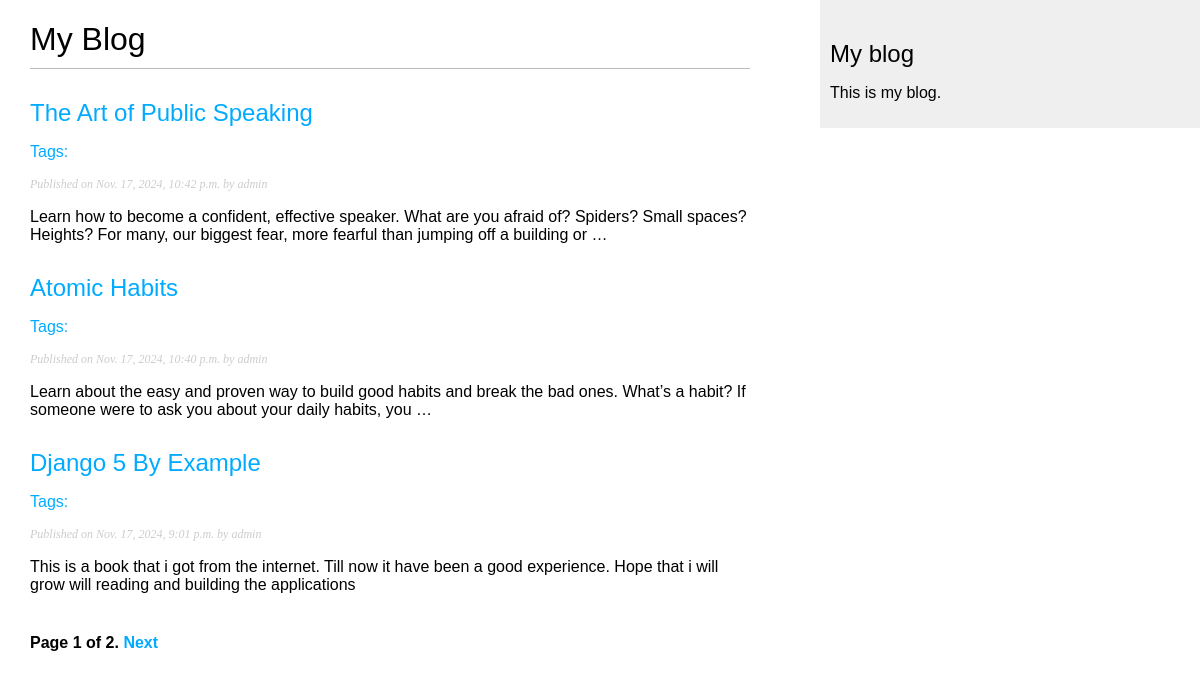
/blog/, run on an earlier commit of the app's database.
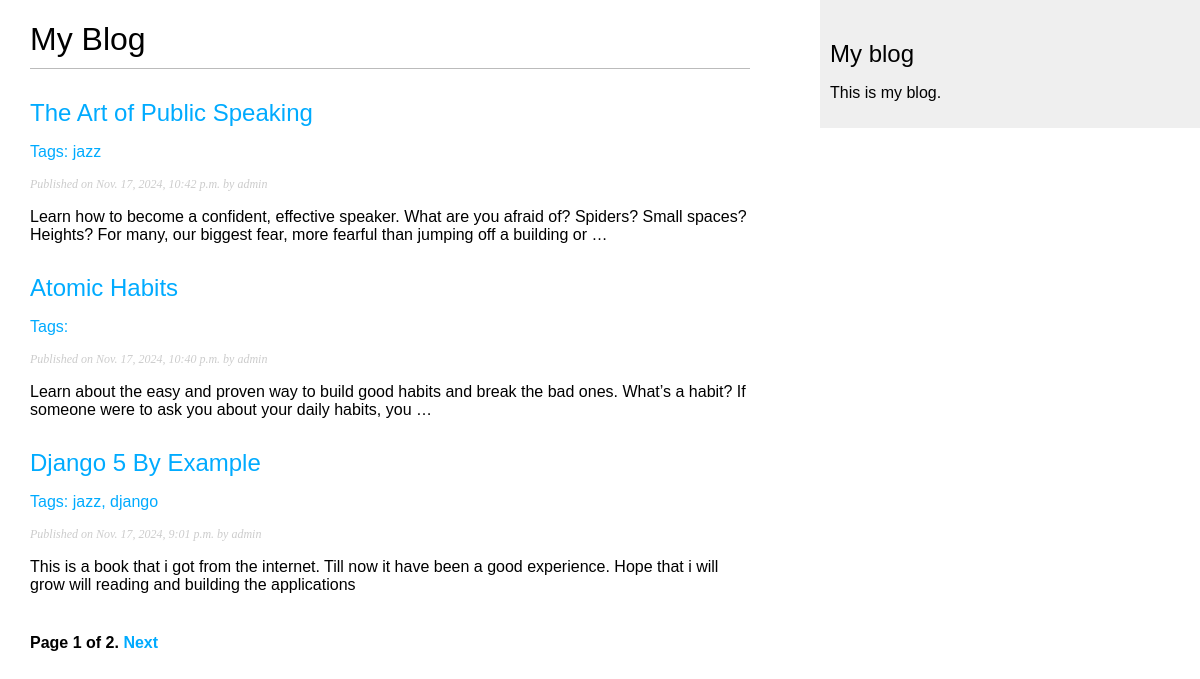
And on a later commit of the database.
### blog/models.py (models this page shows, shortened)
class Post(models.Model):
    class Status(models.TextChoices):
        DRAFT = 'DF', 'Draft'
        PUBLISHED = 'PB', 'Published'
    title = models.CharField(max_length=250)
    slug = models.SlugField(
        max_length=250,
        unique_for_date='publish'
    )
    author = models.ForeignKey(
        settings.AUTH_USER_MODEL,
        on_delete=models.CASCADE,
        related_name='blog_posts'
    )
    body = models.TextField()
    publish = models.DateTimeField(default=timezone.now)
    created = models.DateTimeField(auto_now_add=True)
    updated = models.DateTimeField(auto_now=True)
    status = models.CharField(
        max_length=2,
        choices=Status,
        default=Status.DRAFT
    )
    tags = TaggableManager()
    objects = models.Manager() # The default manager.
    published = PublishedManager() # Our custom manager.
    class Meta:
        ordering = ['-publish']
        indexes = [
            models.Index(fields=['-publish']),
        ]
    def get_absolute_url(self):
        return reverse(
            'blog:post_detail',
            args=[
                self.publish.year,
                self.publish.month,
                self.publish.day,
                self.slug
            ]
        )

### blog/views.py (the view)
# urls.py: path('', views.post_list, name='post_list'),
def post_list(request, tag_slug=None):
    post_list = Post.published.all()
    tag = None
    if tag_slug:
        tag = get_object_or_404(Tag, slug=tag_slug)
        post_list = post_list.filter(tags__in=[tag])
    paginator = Paginator(post_list, 3)
    page_number = request.GET.get('page', 1)
    try:
        posts = paginator.page(page_number)
    except PageNotAnInteger:
        posts = paginator.page(1)
    except EmptyPage:
        posts = paginator.page(paginator.num_pages)
    return render(
        request,
        'blog/post/list.html',
        {
            'posts': posts,
            'tag': tag,
        }
    )

### blog/models.py (called while the page is built)
    def get_queryset(self):
        return (
            super().get_queryset().filter(status=Post.Status.PUBLISHED)
        )

### blog/templates/blog/post/list.html (shortened to what this page needs)
{% extends "blog/base.html" %}
{% block content %}
    <h1>My Blog</h1>
    {% for post in posts %}
        <h2>
            <a href="{{ post.get_absolute_url }}">{{ post.title }}</a>
        </h2>
        <p class="tags"">Tags: <span style="color:#00abff;">
            {% for tag in post.tags.all %}
                <a href="{% url "blog:post_list_by_tag" tag.slug %}">{{ tag.name }}</a>{% if not forloop.last %}, {% endif %}
            {% endfor %}
        </span></p>
        <p class="date">
            Published on {{ post.publish }}
            by {{ post.author }}
        </p>
        {{ post.body|truncatewords:30|linebreaks }}
    {% endfor %}
    {% include "pagination.html" with page=posts %}
{% endblock content %}

### blog/templates/blog/base.html (shortened to what this page needs)
{% load static %}
<!DOCTYPE html>
<html>
<head>
 <link href="{% static "css/blog.css" %}" rel="stylesheet">
</head>
<body>
    <div id="content">
        {% block content %}
        {% endblock content %}
    </div>
    <div id="sidebar">
        <h2>My blog</h2>
        <p>This is my blog.</p>
    </div>
</body>
</html>

### blog/templates/pagination.html (shortened to what this page needs)
<div class="pagination">
    <span class="step-links">
        <span class="current">
            Page {{ page.number }} of {{ page.paginator.num_pages }}.
        </span>
        {% if page.has_next %}
            <a href="?page={{ page.next_page_number }}">Next</a>
        {% endif %}
    </span>
</div>

### blog/static/css/blog.css (style rules this page uses)
body { margin:0; padding:0; font-family:helvetica, sans-serif; }
a { color:#00abff; text-decoration:none; }
h1 { font-weight:normal; border-bottom:1px solid #bbb; padding:0 0 10px 0; }
h2 { font-weight:normal; margin:30px 0 0; }
#content { float:left; width:60%; padding:0 0 0 30px; }
#sidebar { float:right; width:30%; padding:10px; background:#efefef; height:100%; }
p.date { color:#ccc; font-family: georgia, serif; font-size: 12px; font-style: italic; }
.pagination { margin:40px 0; font-weight:bold; }
.tags { color:#00abff; }

What changed in the data, as far as the page shows it:
changed Post "The Art of Public Speaking": gains Tag (name "jazz")
changed Post "Django 5 By Example": gains Tag (name "jazz"); gains Tag (name "django")
